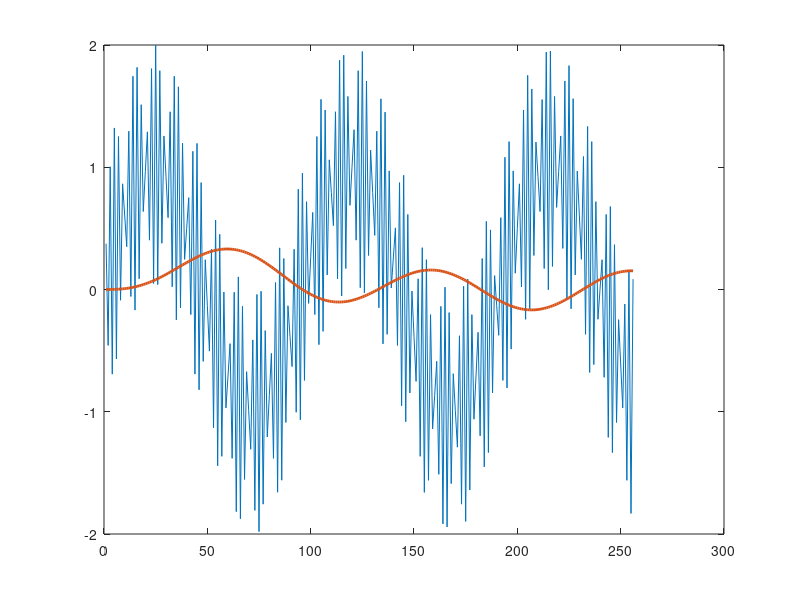

MATLAB code for this plot:
clear all; close all; clc;

Fs = 48000;
% samples taken in
N = 256;
% digital time
n = 1:N;

% frequencies in Hz
f1 = 21600;
f2 = 500;

% digital signals
x1 = sin((2*pi/Fs)*f1*n);
x2 = sin((2*pi/Fs)*f2*n);

% digital signal
x = x1 + x2;

%{
    set up the filter
    get zeros, poles and gain
    then convert to 2nd order sections
    
    # of rows in sos matrix 
    is # of 2nd order sections
    it's = max of #p/2 and #z/2
%}

ORDER = 2;
fc = 200;
cutoff = fc/(Fs/2);

[z,p,k] = butter(ORDER,cutoff);
[b,a] = butter(ORDER,cutoff);
% including 'down' and 'two' causes b0 != 1
% so iir loop below will have a third output_acc line
[sos,g] = zp2sos(z,p,k);

%{
    see note about embedding gain on mathworks page
    about zp2sos.  they say use ss2sos with two
    outputs instead.
%}



% --------- TEST MATLAB GENERATED FILTER -------- %
%{
% plot filter for reference
% w/ ORDER = 2, response is kinda weird but 
% actual output is best so go figure...
%fvtool(sos);

figure;
plot(n,x);


xFiltered = filter(b,a,x);
hold on;
plot(n, xFiltered,'LineWidth',2);

%}


% ----- CREATE COEFFS MATRIX FROM SOS MATRIX ------ %

% matlab puts b's before a's in the rows
% but want it other way around
middle = ceil(size(sos,2)/2);
coeffs = sos;
% swap left for right blocks of matrix
coeffs(:,1:middle) = sos(:,(middle+1):end);
coeffs(:,(middle+1):end) = sos(:,1:middle);
% get rid of 1st col of 1's, a0
coeffs = coeffs(:,2:end);

% get rid of col of 1's for b0 if b0 is 1
% don't get rid of b0 if != 1 due to parameters in zp2sos
%coeffs = [coeffs(:,1:(middle-1)) coeffs(:,(middle+1):end)];

stages = size(sos,1);
history = zeros(1,2*stages);

% ------------ C-STYLE FILTER TEST ---------------- %

input_acc = 0;
output_acc = 0;
stages = size(sos,1);
history = zeros(1,2*stages);
output = zeros(1,length(x));

for i = 1:length(x)
    
    input = x(i);
    
    % gain factor before entering the stages
    % g from zp2sos isn't quite right
    % see note about embedding gain on zp2sos page
    input_acc = input*g;
    
    % for stepping through history buffer
    index = 1;

    for j = 1:stages
        
        % poles 
        input_acc = input_acc - coeffs(j,1)*history(index);
        input_acc = input_acc - coeffs(j,2)*history(index+1);
        
        %zeros
        % if don't pass params to zp2sos, then b0's = 1 and so
        % don't need the first multiply here which is for b0
        % so would change coeffs(j,4) to coeffs(j,3) and
        % coeffs(j,5) to coeffs(j,4) and get rid of first multiply
        % but multiplying by 1 is fine so just leaving it for now
        output_acc = input_acc*coeffs(j,3);
        output_acc = output_acc + coeffs(j,4)*history(index);
        output_acc = output_acc + coeffs(j,5)*history(index+1);
        
        % shift the history buffer
        history(index+1) = history(index);
        history(index) = input_acc;
        
        index = index + 2;
        
    end
    
    output(i) = output_acc;
    
end


figure;
plot(n,x);
hold on;
plot(n,output,'LineWidth',2);


% -------- END C-STYLE FILTER TEST ---------------- %



% reformat coeffs matris into one c-style array
coeff_array = reshape(coeffs.',1,[]);


theFileName = 'C:\wudtke_sconza_nunes\ece395SHARC\coeffsIIR.h';
theFile = fopen(theFileName,'wt');

%fprintf(theFile,'#define N %d\n\n',N);
%fprintf(theFile,'#define ORDER %d\n',ORDER);
%{
    num coeffs is either stages * 4 or stages * 5
    it's stages * 4 in the usual case because each stage
    has two delay elements and each delay element
    has 1 feedback + 1 feedforward coefficient.
    but it's stages * 5 if 
    b0 is not equal to 1, which happens if 
    extra params are passed to zp2sos call above
%}
fprintf(theFile,'double coeffsIIR[%d] = {\n\n',stages*5);
fprintf(theFile,'\t%6.6f,\n',coeffs(1:end-1));
fprintf(theFile,'\t%6.6f',coeffs(end));
fprintf(theFile,'\n\n};\n\n');

fprintf(theFile,'double gain = %6.4f;\n', g);
fprintf(theFile,'int stages = %d;\n',stages);

fprintf(theFile,'double history[%d] = {0.0};\n\n', length(history));

%{
fprintf(theFile,'double x[%d] = {\n\n',N);
fprintf(theFile,'\t%6.6f,\n',x(1:end-1));
fprintf(theFile,'\t%6.6f',x(end));
fprintf(theFile,'\n\n};');
%}



